Frame 1 (no input): blank canvas, image omitted
Frame 60 (no input): blank canvas, image omitted
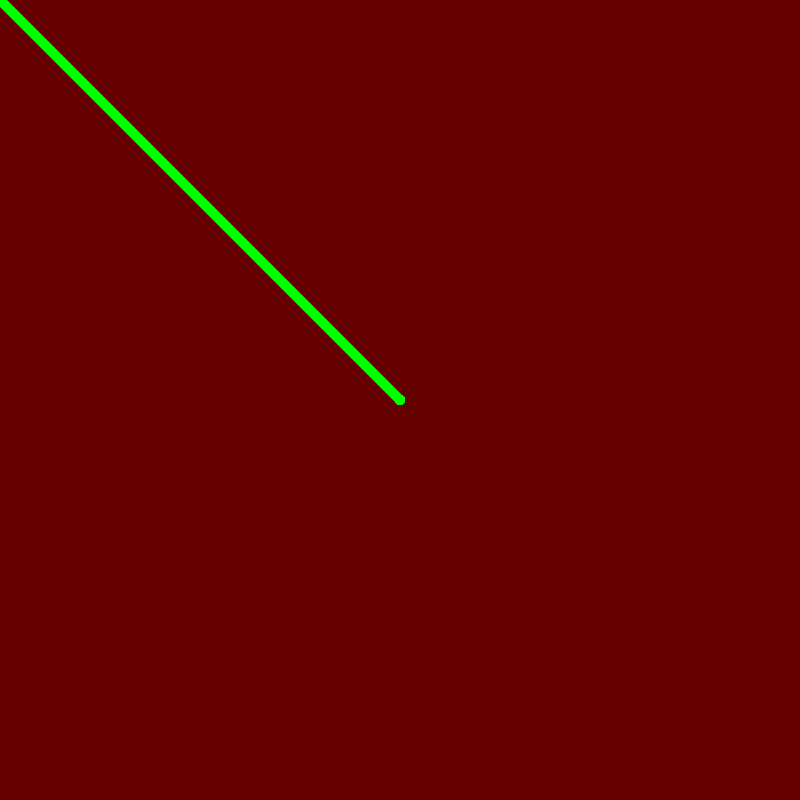
Frame 120 (the mouse pressed at the canvas centre since frame 60)

The p5.js sketch whose frames 1 and 60 were blank and that drew this single picture after the mouse press (run headless with seeded random() and noise() and a simulated clock; from frame 60 on, the mouse is pressed at the canvas centre):

// p5.js sketch
// ── sketch.js
function setup() {
  createCanvas(800,800);
 background(100,0,0);
}

function draw() {

  colorMode(HSB);
  strokeWeight(3); //noStroke(); se non voglio contorni
  stroke(20,30,150); 
  //line(67,500,200,500); //line(x,y,x2,y2)
  
  colorMode(RGB);
  fill(100,0,255,135);
  stroke("#00ff00"); //codice colore RGB
  strokeWeight(10);
  //rect(50,250,300,350); //rectangle(x,y (of the upper left square), width, height)
  
  //noFill();
  //stroke(0,255,0,135); //valori RGB, che vanno da 0 a 255 , il quarto valore indica l'Opacità
  //ellipse(x and y of the center of ellipse, width, height)
  //ellipse(200,410,200,600);

  //ellipse(width/2, height/2,150,150); // width/4 e height/2 indicano la posizione del C in base a width e height del foglio
  // si può fare anche(width/4)*3 
  
  //ellipse(mouseX,mouseY,150,150); //il cerchio seguirà il mouse disegnando un sacco di cerchi quindi se non voglio vederli devo mettere un background
  
  line(pmouseX,pmouseY,mouseX,mouseY); //per disegnare
  
}

//la differenza tra setup() e draw() è che quel che metto nel primo viene generato una volta e basta mentre nel secondo le funzioni sono ripetute
